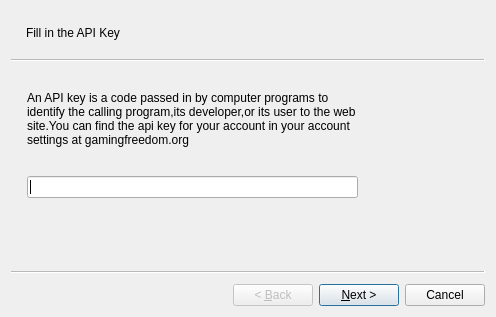
<?xml version="1.0" encoding="UTF-8"?>
<ui version="4.0">
 <class>Wizard</class>
 <widget class="QWizard" name="Wizard">
  <property name="enabled">
   <bool>true</bool>
  </property>
  <property name="geometry">
   <rect>
    <x>0</x>
    <y>0</y>
    <width>496</width>
    <height>317</height>
   </rect>
  </property>
  <property name="windowTitle">
   <string>Gluon Game Distibution Wizard</string>
  </property>
  <widget class="QWizardPage" name="apiKeypage">
   <property name="title">
    <string/>
   </property>
   <property name="subTitle">
    <string>Fill in the API Key</string>
   </property>
   <widget class="QWidget" name="verticalLayoutWidget">
    <property name="geometry">
     <rect>
      <x>10</x>
      <y>0</y>
      <width>331</width>
      <height>131</height>
     </rect>
    </property>
    <layout class="QVBoxLayout" name="verticalLayout">
     <item>
      <widget class="QLabel" name="label">
       <property name="text">
        <string>An API key is a code passed in by computer programs to identify the calling program,its developer,or its user to the web site.You can find the api key for your account in your account settings at gamingfreedom.org</string>
       </property>
       <property name="wordWrap">
        <bool>true</bool>
       </property>
      </widget>
     </item>
     <item>
      <widget class="QLineEdit" name="apiKeyEdit"/>
     </item>
    </layout>
   </widget>
  </widget>
  <widget class="QWizardPage" name="detailsPage">
   <property name="subTitle">
    <string>Enter basic Game Details</string>
   </property>
   <widget class="QGroupBox" name="groupBox">
    <property name="geometry">
     <rect>
      <x>10</x>
      <y>-20</y>
      <width>361</width>
      <height>171</height>
     </rect>
    </property>
    <property name="title">
     <string/>
    </property>
    <widget class="QWidget" name="verticalLayoutWidget_2">
     <property name="geometry">
      <rect>
       <x>10</x>
       <y>20</y>
       <width>160</width>
       <height>131</height>
      </rect>
     </property>
     <layout class="QVBoxLayout" name="verticalLayout_2">
      <item>
       <widget class="QLabel" name="label_2">
        <property name="text">
         <string>Game ID</string>
        </property>
       </widget>
      </item>
      <item>
       <widget class="QLabel" name="label_4">
        <property name="text">
         <string>Category</string>
        </property>
       </widget>
      </item>
      <item>
       <widget class="QLabel" name="label_6">
        <property name="text">
         <string>Version</string>
        </property>
       </widget>
      </item>
      <item>
       <widget class="QLabel" name="label_7">
        <property name="text">
         <string>TextLabel</string>
        </property>
       </widget>
      </item>
      <item>
       <widget class="QLabel" name="label_3">
        <property name="text">
         <string>Home Page</string>
        </property>
       </widget>
      </item>
      <item>
       <widget class="QLabel" name="label_5">
        <property name="text">
         <string>License</string>
        </property>
       </widget>
      </item>
     </layout>
    </widget>
    <widget class="QWidget" name="verticalLayoutWidget_3">
     <property name="geometry">
      <rect>
       <x>190</x>
       <y>20</y>
       <width>160</width>
       <height>135</height>
      </rect>
     </property>
     <layout class="QVBoxLayout" name="verticalLayout_3">
      <item>
       <widget class="QLineEdit" name="lineEdit"/>
      </item>
      <item>
       <widget class="QComboBox" name="comboBox"/>
      </item>
      <item>
       <widget class="QLineEdit" name="lineEdit_2"/>
      </item>
      <item>
       <widget class="QLineEdit" name="lineEdit_3"/>
      </item>
      <item>
       <widget class="QComboBox" name="comboBox_2"/>
      </item>
     </layout>
    </widget>
   </widget>
  </widget>
  <widget class="QWizardPage" name="descriptionPage">
   <property name="subTitle">
    <string>A few words about your game</string>
   </property>
   <widget class="QPlainTextEdit" name="plainTextEdit">
    <property name="geometry">
     <rect>
      <x>3</x>
      <y>5</y>
      <width>401</width>
      <height>111</height>
     </rect>
    </property>
   </widget>
  </widget>
  <widget class="QWizardPage" name="wizardPage2">
   <property name="subTitle">
    <string>Enter Game Changelog</string>
   </property>
   <widget class="QPlainTextEdit" name="plainTextEdit_2">
    <property name="geometry">
     <rect>
      <x>10</x>
      <y>70</y>
      <width>401</width>
      <height>131</height>
     </rect>
    </property>
   </widget>
   <widget class="QLabel" name="label_8">
    <property name="geometry">
     <rect>
      <x>20</x>
      <y>0</y>
      <width>371</width>
      <height>81</height>
     </rect>
    </property>
    <property name="text">
     <string>A changelog is a log or record of changes made to a project, such as a website or software project, usually including such records as bug fixes, new features, etc. Most open source projects include a changelog as one of the top level files in their distribution.
</string>
    </property>
    <property name="wordWrap">
     <bool>true</bool>
    </property>
   </widget>
  </widget>
  <widget class="QWizardPage" name="wizardPage">
   <widget class="QLabel" name="label_9">
    <property name="geometry">
     <rect>
      <x>0</x>
      <y>20</y>
      <width>471</width>
      <height>81</height>
     </rect>
    </property>
    <property name="text">
     <string>Thank you for uploading your first game.You can now update game details through
the Distribution Docker whenever you want. You will also be able to see reviews and
comments by people who have played your game.</string>
    </property>
   </widget>
  </widget>
 </widget>
 <resources>
  <include location="../../../../icons/32x32/apps/gluon-uninstall.svg"/>
 </resources>
 <connections/>
</ui>
